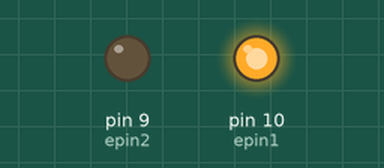
Bench run of a sketch on a simulated Arduino Uno, built with avr-gcc and run on an emulated ATmega328P. Parts: output pins drawn as LEDs (lit = HIGH).

Above: at 0.05 s.
At 3.95 s:
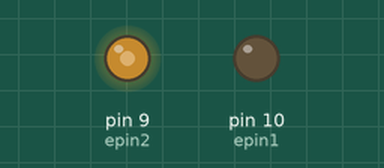
Timing chart, 0 to 5.2 s (numbered marks = the images above):
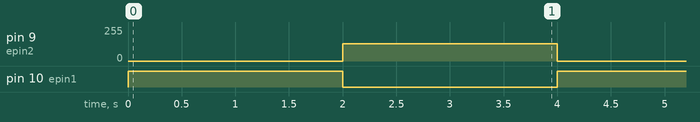

Measured:
- by itself, pin 9 (epin2): alternates 128/255 for 2.0 s and 0/255 for 2.0 s
- by itself, pin 10 (epin1): alternates HIGH for 2.0 s and LOW for 2.0 s

The sketch:

h.ino
```cpp
const int epin1 = 10;
const int epin2 = 9;

void setup() {
  pinMode(epin1, OUTPUT);
  pinMode(epin2, OUTPUT);
}

void loop() {
  	start_engine(255, true);
    delay(2000);
  	start_engine(128, false);
  	delay(2000);
}

void start_engine(byte speed, bool is_clockwise) {
  if (is_clockwise) {
    analogWrite(epin1, speed);
    analogWrite(epin2, 0);
  } else {
    analogWrite(epin1, 0);
    analogWrite(epin2, speed);
  }
}
```
